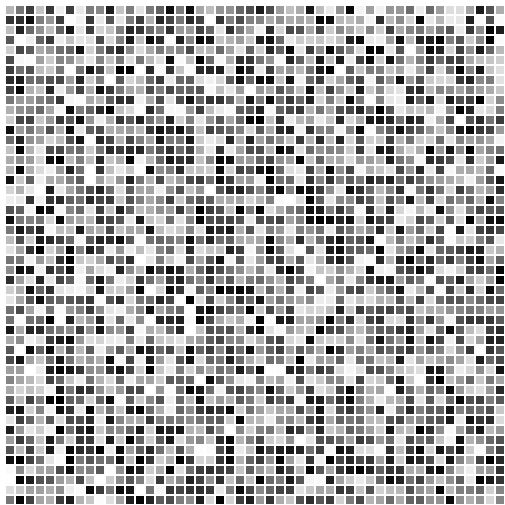
Frame 1 (no input)
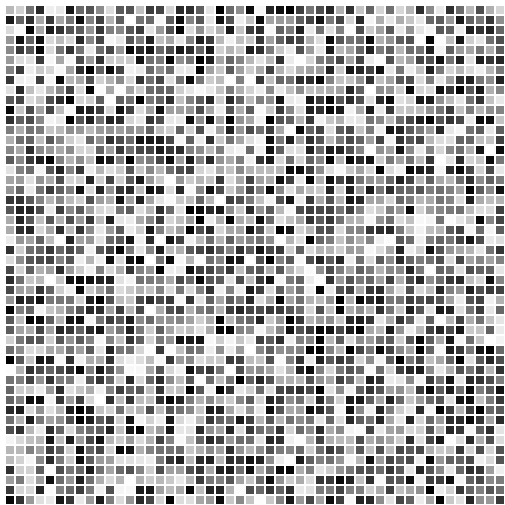
Frame 2 (the mouse pressed at the canvas centre, redrawn once)

The p5.js sketch that drew these frames (run headless with seeded random() and noise() and a simulated clock; the mouse was pressed at the canvas centre and the sketch redrawn once):

// p5.js sketch
// ── sketch.js
// Global Variables
let side = 10;
let width = side*50.5, height = side*50.5; // '0.5': since we use 'rectMode(CENTER)'

// User-Defined Classes

// User-Defined Functions

// p5 Main
function setup() {
  createCanvas(width, height); // Creating the canvas with 'img' dimensions
  stroke(255);
  strokeWeight(2);
  rectMode(CENTER); // Rectangle's coords are at center
  noLoop(); // Static image
}

function draw() {
  // Main
  background(255); // Background color

  for (x = side; x <= width; x += side){
    for (y = side; y <= height; y += side){
      let color = random(0, 255);
      fill(color);
      rect(x, y, side, side);
      
    }
  }
}
